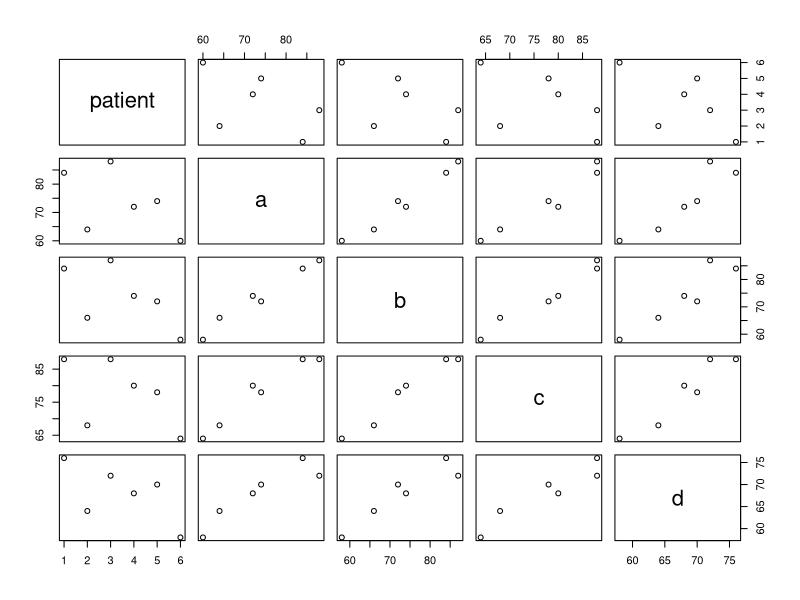

Reproduce this figure in R. (Note: this script raises an error after producing the figure.)
## ---- chunk 1
knitr::opts_chunk$set(echo = TRUE)
## ---- chunk 2
library(tidyverse)
## ---- chunk 3
non_tidy1 <- data.frame(
  patient= c("Margaret", "Frank", "Hawkeye", "Trapper", "Radar", "Henry"),
  a= c(72, 84, 64, 60, 74, 88),
  b= c(74, 84, 66, 58, 72, 87),
  c= c(80, 88, 68, 64, 78, 88),
  d= c(68, 76, 64, 58, 70, 72)
)
non_tidy1
## ---- chunk 4
plot(non_tidy1)
## ---- chunk 5
non_tidy1
## ---- chunk 6
tidy1 <- non_tidy1 %>% 
  gather(a, b, c, d, key="drug", value="heartrate")
  tidy1
## ---- chunk 7
plot(tidy1$patient, tidy1$heartrate)
## ---- chunk 8
non_tidy2 <- data.frame(
  patient= c("Margaret_f", "Frank_m", "Hawkeye_m", "Trapper_m", "Radar_m", "Henry_m"),
  a= c(72, 84, 64, 60, 74, 88),
  b= c(74, 84, 66, 58, 72, 87),
  c= c(80, 88, 68, 64, 78, 88),
  d= c(68, 76, 64, 58, 70, 72)
)
non_tidy2
## ---- chunk 9
non_tidy2 %>% 
  separate(patient, into= c("patient", "sex"), sep = "_")
## ---- chunk 10
tidy2 <- non_tidy2 %>% 
  separate(patient, into= c("patient", "sex"), sep = "_") %>% 
  gather(a, b, c, d, key="drug", value="heartrate")
tidy2
## ---- chunk 11
tidy2 %>% 
  spread(key="drug", value="heartrate") %>% 
  unite(patient_sex, patient, sex, sep="_")
## ---- chunk 12
tidy2
## ---- chunk 13
tidy2 %>% 
  dplyr::rename(MASH_character = patient,
                Sex = sex, 
                Drug = drug,
                Heartrate_bpm = heartrate)
  
